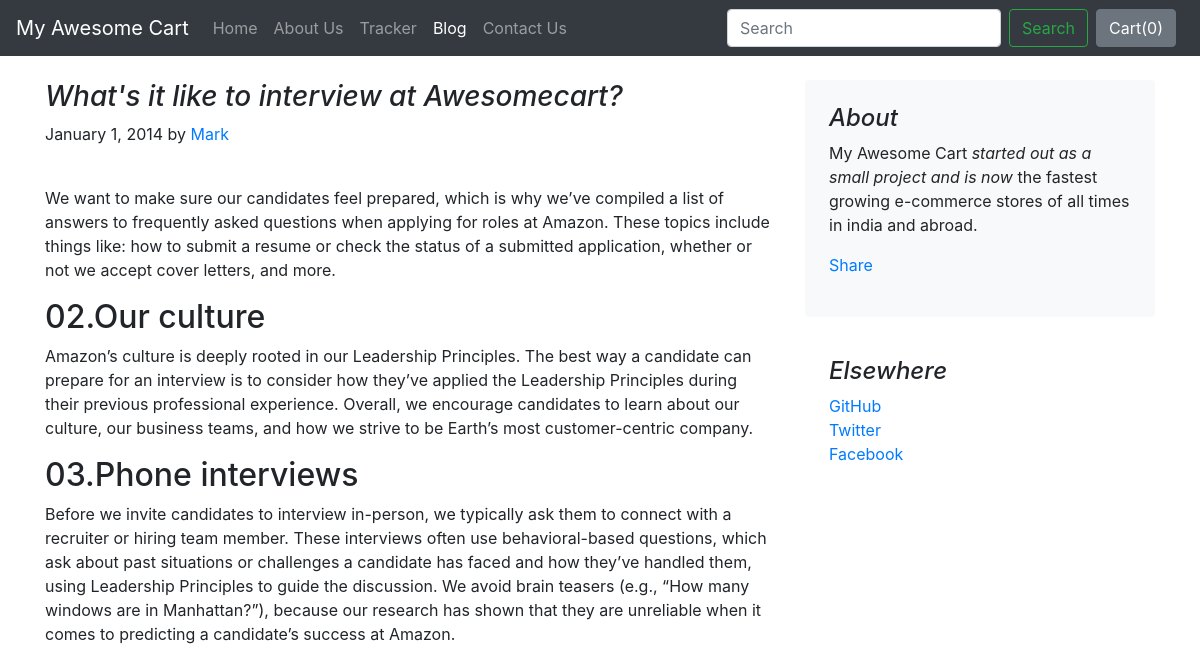
The app's page /blog/blogpost/2 with its own data.
### blog/models.py (models this page shows)
class Blogpost(models.Model):
    post_id = models.AutoField(primary_key=True)
    title = models.CharField(max_length=50)
    head0 = models.CharField(max_length=500, default="")
    chead0 = models.CharField(max_length=5000, default="")
    head1 = models.CharField(max_length=500, default="")
    chead1 = models.CharField(max_length=5000, default="")
    head2 = models.CharField(max_length=500, default="")
    chead2 = models.CharField(max_length=5000, default="")
    pub_date = models.DateField()
    thumbnail = models.ImageField(upload_to='shop/images', default="")
    def __str__(self):
        return self.title

### blog/views.py (the view)
# urls.py: path("blogpost/<int:id>", views.blogpost, name="blogHome")
def blogpost(request, id):
    post = Blogpost.objects.filter(post_id = id)[0]
    print(post)
    return render(request, 'blog/blogpost.html',
                  {'post':post})

### blog/templates/blog/blogpost.html (shortened to what this page needs)
{% extends 'blog/basic.html' %}
{% block body %}
<div class="container">
    <div class="row mt-4">
        <div class="col-md-8 blog-main">
            <h3 class="font-italic">
                {{post.title}}
            </h3>
            <div class="blog-post">
                <p class="blog-post-meta">January 1, 2014 by <a href="#">Mark</a></p>
                <div class="fb-like" data-href="http://127.0.0.1:8000/blog/blogpost/{{post.post_id}}" data-layout="standard" data-action="like" data-size="large" data-show-faces="false" data-share="true"></div><br>
                <p>{{post.chead0}}</p>
                <h2>{{post.head1}}</h2>
                <p>{{post.chead1}}</p>
                <h2>{{post.head2}}</h2>
                <p>{{post.chead2}}</p>
            </div>
        </div>
        <aside class="col-md-4 blog-sidebar">
            <div class="p-4 mb-3 bg-light rounded">
                <h4 class="font-italic">About</h4>
                <p class="mb-0">My Awesome Cart <em>started out as a small project and is now</em> the fastest growing e-commerce stores of all times in india and abroad.</p>
                <div class="my-3 fb-share-button" data-href="http://127.0.0.1:8000/blog/blogpost/{{post.post_id}}" data-layout="button_count" data-size="large"><a target="_blank" href="https://www.facebook.com/sharer/sharer.php?u=http%3A%2F%2F127.0.0.1%3A8000%2Fblog%2Fblogpost%2F4&src=sdkpreparse" class="fb-xfbml-parse-ignore">Share</a></div>
            </div>
            <div class="p-4">
                <h4 class="font-italic">Elsewhere</h4>
                <ol class="list-unstyled">
                    <li><a href="#">GitHub</a></li>
                    <li><a href="#">Twitter</a></li>
                    <li><a href="#">Facebook</a></li>
                </ol>
            </div>
        </aside>
    </div>
</div>
{% endblock %}

### records on screen
Blogpost: title "What's it like to interview at Awesomecart?", chead0 "We want to make sure our candidates feel prepared, which is why we’ve compiled a list of answers to frequently asked questions when applying for roles at Amazon. These topics include things like: how to submit a resume or check the status of a submitted application, whether or not we accept cover letters, and more.", head1 "02.Our culture", chead1 "Amazon’s culture is deeply rooted in our Leadership Principles. The best way a candidate can prepare for an interview is to consider how they’ve applied the Leadership Principles during their previous professional experience. Overall, we encourage candidates to learn about our culture, our business teams, and how we strive to be Earth’s most customer-centric company.", head2 "03.Phone interviews", chead2 "Before we invite candidates to interview in-person, we typically ask them to connect with a recruiter or hiring team member. These interviews often use behavioral-based questions, which ask about past situations or challenges a candidate has faced and how they’ve handled them, using Leadership Principles to guide the discussion. We avoid brain teasers (e.g., “How many windows are in Manhattan?”), because our research has shown that they are unreliable when it comes to predicting a candidate’s success at Amazon."
